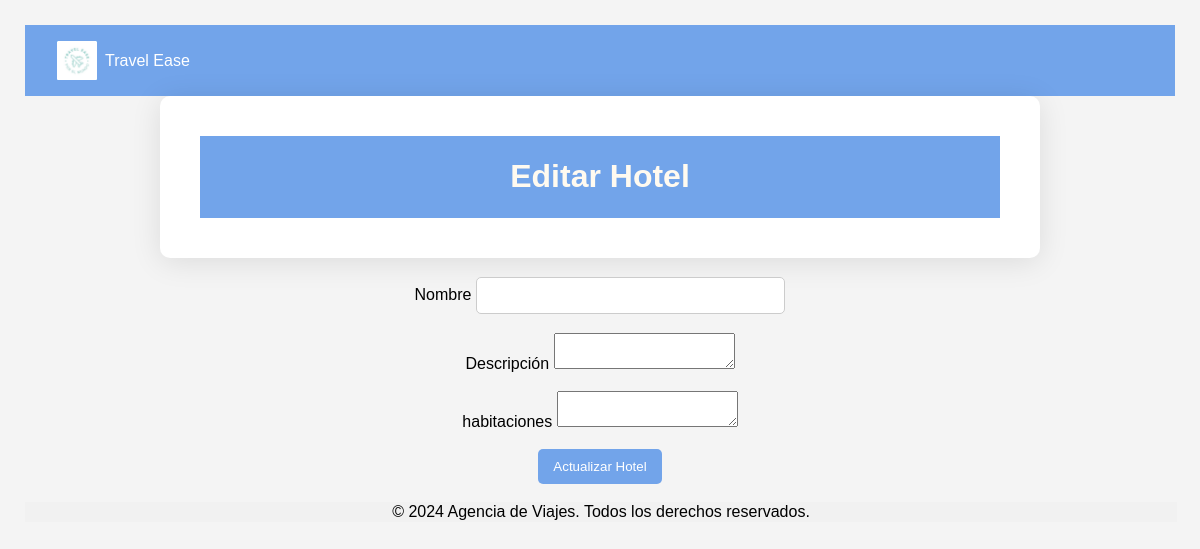
The app's page /busqueda/editar_hotel/6, older data.
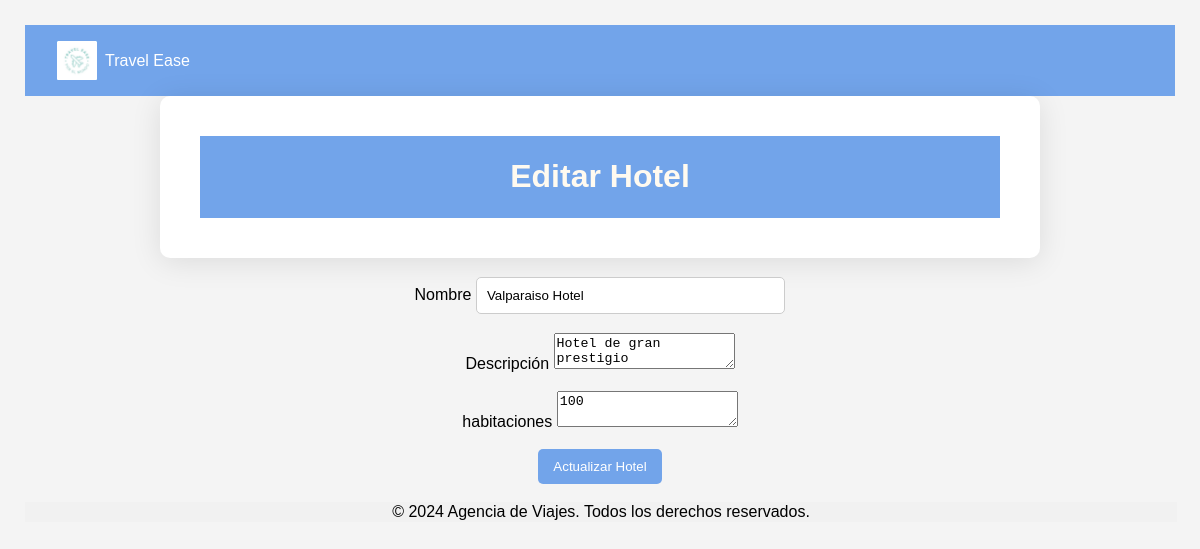
The same page, newer data.
### tables this page shows
CREATE TABLE hoteles (id INTEGER PRIMARY KEY AUTOINCREMENT, nombre TEXT NOT NULL, descripcion TEXT, habitaciones INTEGER NOT NULL);

### app/blueprints/busqueda/routes.py (the view)
@busqueda_bp.route('/editar_hotel/<int:id>', methods=['GET', 'POST'])
def editar_hotel(id):
    conexion = conectar()
    cursor = conexion.cursor()
    if request.method == 'POST':
        nombre = request.form['nombre']
        descripcion = request.form['descripcion']
        habitaciones = request.form['habitaciones']
        cursor.execute("""
            UPDATE hoteles
            SET nombre = ?, descripcion = ?, habitaciones = ?
            WHERE id = ?
        """, (nombre, descripcion, habitaciones, id))
        conexion.commit()
        conexion.close()
        flash('Hotel actualizado con éxito')
        return redirect(url_for('busqueda.ver_hoteles'))
    else:
        cursor.execute("SELECT * FROM hoteles WHERE id = ?", (id,))
        hotel = cursor.fetchone()
        conexion.close()
        return render_template('busqueda/editar_hotel.html', hotel=hotel)

### app/blueprints/busqueda/routes.py (called while the page is built)
def conectar():
    return sqlite3.connect('agencia_viajes.db')

### app/templates/busqueda/editar_hotel.html (shortened to what this page needs)
<!DOCTYPE html>
<html lang="en">
<head>
    <link rel="stylesheet" href="{{ url_for('static', filename='css/styles.css') }}">
</head>
<body>
    <header class="navbar">
        <div class="logo">
          <img src="{{ url_for('static', filename='css/ruta-del-logo.png') }}" alt="Logo de la Marca" />
          <span>Travel Ease</span>
        </div>
      </header>
      <div class="container">
        <header>
          <h1>Editar Hotel</h1>
        </header>
      </div>
      <br>
    <form method="POST">
        <div>
            <label for="nombre">Nombre</label>
            <input type="text" id="nombre" name="nombre" value="{{ hotel[1] }}" required>
        </div>
        <br>
        <div>
            <label for="descripcion">Descripción</label>
            <textarea id="descripcion" name="descripcion" required>{{ hotel[2] }}</textarea>
        </div>
        <br>
        <div>
            <label for="habitaciones">habitaciones</label>
            <textarea id="habitaciones" name="habitaciones" required>{{ hotel[3] }}</textarea>
        </div>
        <br>
        <button type="submit">Actualizar Hotel</button>
    </form>
    <br>
    <footer>
        © 2024 Agencia de Viajes. Todos los derechos reservados.
    </footer>
</body>
</html>

Row changes from the older to the newer data that the page shows:
added hoteles: nombre "Valparaiso Hotel", descripcion "Hotel de gran prestigio", habitaciones "100"
